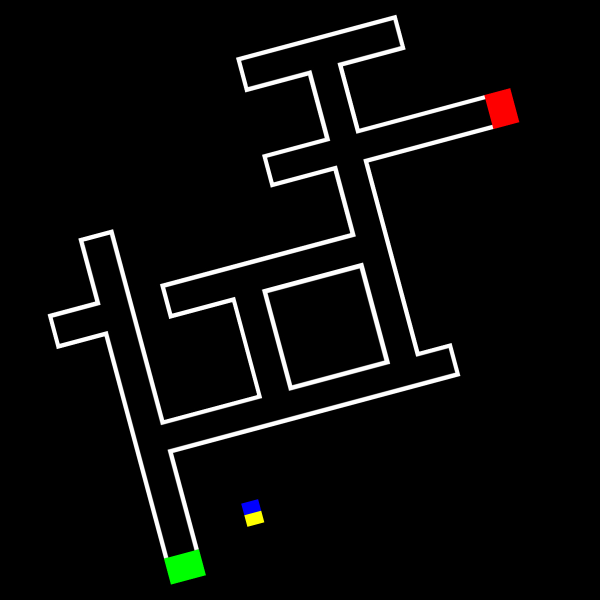
#> input picture mazes/maze-2.jpg, 1200 x 1200 px, found by its file name (shown at 1/2 size)
$ python guide_bot.py   (older library calls are emulated)
#> lines starting #> are read from the running program, lines starting #| are printed output that depends on the picture
import pickle
import math
from math import sqrt
import networkx as nx
import cv2
import numpy as np
import matplotlib.pyplot as plt
from skimage.util import invert
import os


G = ''

def n_node(n):
    return G.node[n]['pts'][0]

def dist(a, b):
    return sqrt((b[0] - a[0])**2 + (b[1] - a[1])**2)

# [5 lines left out: function angle, not called in this run]

def slope(a, b):
    if (b[1] - a[1]) == 0:  return 2**500
    else:   return (b[0] - a[0]) / (b[1] - a[1])

# [45 lines left out: functions path_red, draw_map, c_center, not called in this run]

def main():
    img = cv2.imread('../mazes/maze-2.jpg')
#> img is the input picture: shape (1200, 1200, 3); mean B, G, R 10.1, 10.8, 10.8
    img = cv2.resize(img, (400, 400), interpolation = cv2.INTER_AREA)
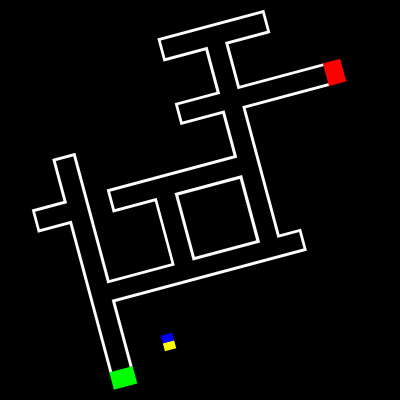
#> img: shape (400, 400, 3); mean B, G, R 10.1, 10.8, 10.8
#> (the run stopped early here; a loop or call above may not have finished)

$ run again, with mazes/maze-4.jpg copied over mazes/maze-2.jpg
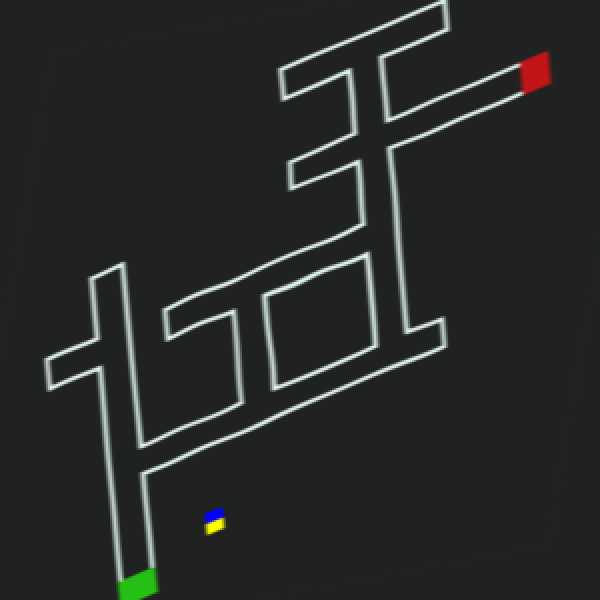
#> input picture mazes/maze-4.jpg, 1200 x 1200 px, found by its file name (shown at 1/2 size)
#> in main, img is the input picture: shape (1200, 1200, 3); mean B, G, R 40.9, 42.4, 39.9
#> in main, `img = cv2.resize(img, (400, 400), interpolation = cv2.INTER_AREA)`:
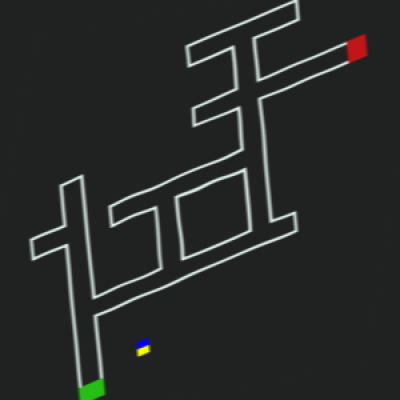
#> img: shape (400, 400, 3); mean B, G, R 40.9, 42.4, 39.9

$ run again, with mazes/maze-1-no-bot.jpg copied over mazes/maze-2.jpg
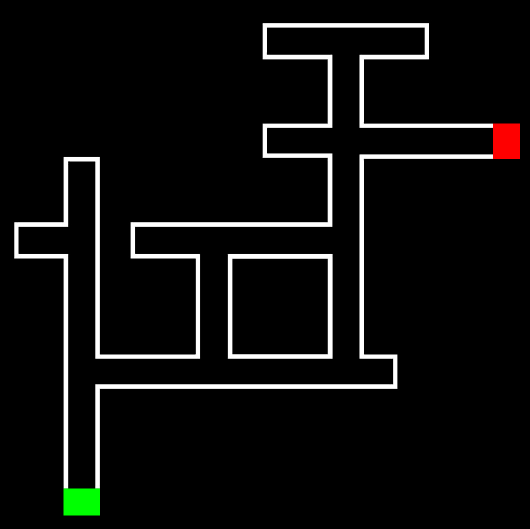
#> input picture mazes/maze-1-no-bot.jpg, 1059 x 1058 px, found by its file name (shown at 1/2 size)
#> in main, img is the input picture: shape (1058, 1059, 3); mean B, G, R 13.2, 14.1, 14.1
#> in main, `img = cv2.resize(img, (400, 400), interpolation = cv2.INTER_AREA)`:
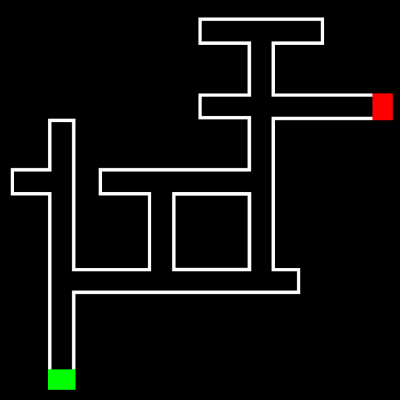
#> img: shape (400, 400, 3); mean B, G, R 13.2, 14.1, 14.1
